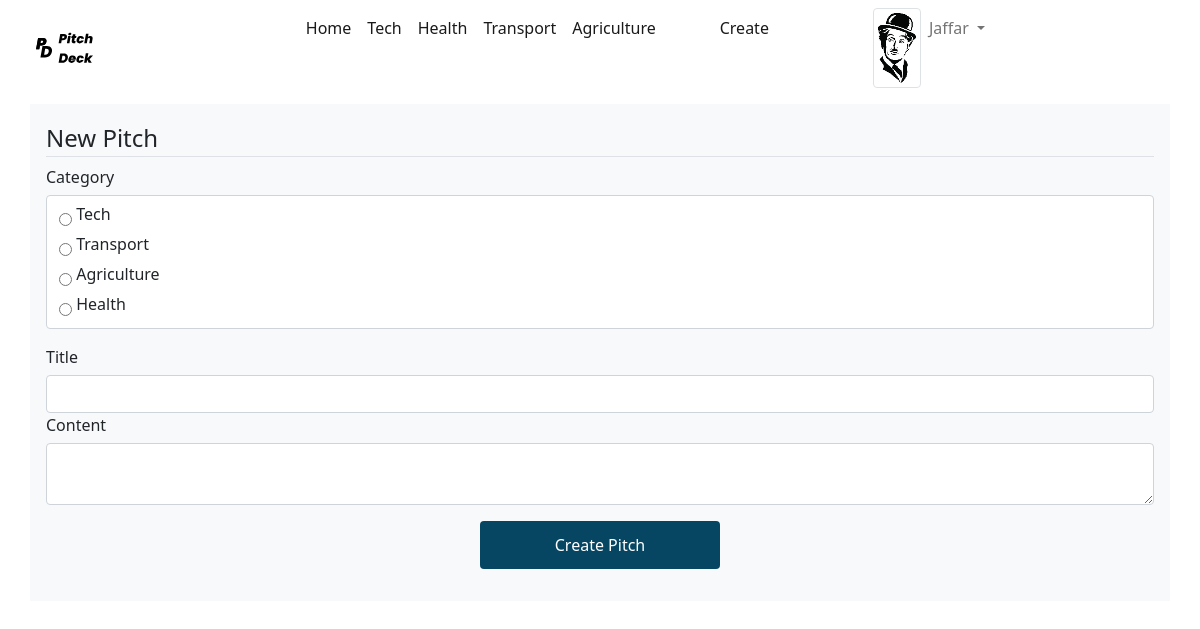
Screenshot of /create (signed in) with the database file from the repository.
### app/models.py (models this page shows, shortened)
class User(db.Model, UserMixin):
    id = db.Column(db.Integer, primary_key=True)
    username = db.Column(db.String, nullable=False, unique=True)
    email = db.Column(db.String, nullable=False, unique=True)
    password = db.Column(db.String, nullable=False)
    profile = db.Column(db.String, nullable=False, default='anon.png')
    pitches = db.relationship('Pitch', backref='author', lazy=True)
    otp = db.relationship('Otp', backref='user', lazy=True)

### app/routes.py (the view, shortened to what this page needs)
@app.route('/create', methods=['POST', 'GET'])
@login_required
def create():
    form = PitchForm()
    return render_template('create.html', form=form, title='New Pitch')

### app/forms.py
class PitchForm(FlaskForm):
    title=StringField('Title', validators=[DataRequired()])
    content=TextAreaField('Content', validators=[DataRequired(),Length(min=2, max=300)])
    submit = SubmitField('Create Pitch')
    category=RadioField('Category', choices = [('Tech','Tech'),('Transport','Transport'),('Agriculture','Agriculture'),('Health','Health')])

### app/models.py (called while the page is built)
@login_manager.user_loader
def login_manager(user_id):
    return User.query.get(int(user_id))

### app/templates/create.html (shortened to what this page needs)
{% extends 'layout.html' %}
{% block body %}
<div class="container-fluid nav-page">
    <div class="container  bg-light mt-2 p-3">
        <form action="" method="post">
            <legend class="border-bottom">New Pitch</legend>
            <div class="form-group">
                {{form.category.label(class='form-control-label')}}
                    {% if form.category.errors %}
                        {{form.category(class='form-control is-invalid')}}
                            {% for error in form.category.errors %}
                                <div class="invalid-feedback">
                                    {{error}}
                                </div>
                            {% endfor %}
                    {% else %}
                        {{form.category(class='form-control')}}
                    {% endif %}
            </div>
            <div class="form-group">
                {{form.title.label(class='form-control-label')}}
                    {% if form.title.errors %}
                        {{form.title(class='form-control is-invalid')}}
                            {% for error in form.title.errors %}
                                <div class="invalid-feedback">
                                    {{error}}
                                </div>
                            {% endfor %}
                    {% else %}
                        {{form.title(class='form-control')}}
                    {% endif %}
            </div>
            <div class="form-group">
                {{form.content.label(class='form-control-label')}}
                    {% if form.content.errors %}
                    {{form.content(class='form-control is-invalid')}}
                        {% for error in form.content.errors %}
                            <div class="invalid-feedback">
                                {{error}}
                            </div>
                        {% endfor %}
                {% else %}
                    {{form.content(class='form-control')}}
                {% endif %}
            </div>
            <div class="text-center my-3">
                {{form.submit(class='btn btn-outline')}}
            </div>
        </form>
    </div>
</div>
{% endblock %}

### app/templates/layout.html (shortened to what this page needs)
<!DOCTYPE html>
<html lang="en">
<head>
    <link rel="stylesheet" href="https://cdn.jsdelivr.net/npm/bootstrap-icons@1.3.0/font/bootstrap-icons.css">
    <link rel="stylesheet" href='{{url_for('static',filename='main.css')}}'>
    <link href="https://cdn.jsdelivr.net/npm/bootstrap@5.1.3/dist/css/bootstrap.min.css"
    rel="stylesheet"
>
</head>
<body>
    <div class="container-fluid">
        <div class="container-fluid">
            <nav class="navbar navbar-expand-lg navbar-light bg-transparent">
              <div class="container-fluid">
                <a class="navbar-brand"  href="{{url_for('home')}}">
                  <img src= "{{url_for('static',filename='/assets/logo.svg')}}" alt="logo" width="75" height="45" >
                </a>
                <div class="collapse navbar-collapse justify-content-evenly " id="navbarNav">
                  <ul class="navbar-nav">
                    <li class="nav-item">
                      <a class="nav-link active" aria-current="page" href="{{url_for('home')}}">Home</a>
                    </li>
                    <li class="nav-item">
                      <a class="nav-link active" href="{{url_for('categories',category='Tech')}}">Tech</a>
                    </li>
                    <li class="nav-item">
                      <a class="nav-link active" href="{{url_for('categories',category='Health')}}">Health</a>
                    </li>
                    <li class="nav-item">
                      <a class="nav-link active" href="{{url_for('categories',category='Transport')}}">Transport</a>
                    </li>
                    <li class="nav-item me-5">
                      <a class="nav-link active" href="{{url_for('categories',category='Agriculture')}}">Agriculture</a>
                      {% if current_user.is_authenticated %}
                      <li class="nav-item">
                        <a class="nav-link active me-5" href="{{url_for('create')}}">Create</a>
                        </li>
                    <li>
                      <img src="{{url_for('static', filename='/profiles/'+current_user.profile)}}" class="img-fluid img-thumbnail ms-5 rounded round" alt="UserImage">
                    </li>
                    <li>
                    <div class="collapse navbar-collapse" id="navbarNavDarkDropdown">
                      <ul class="navbar-nav">
                        <li class="nav-item dropdown">
                          <a class="nav-link dropdown-toggle" href="#" id="navbarDarkDropdownMenuLink" role="button" data-bs-toggle="dropdown" aria-expanded="false">
                            {{current_user.username.title()}}
                          </a>
                        </li>
                      </ul>
                    </div>
                  </li>
                      {% endif %}
                </div>
              </div>
            </nav>
        </div>
        {% block body %}
        {% endblock %}
    </div>
</body>
</html>

### app/static/main.css (style rules this page uses)
.nav-page { width: 100vw; height: 100vh; position: relative; }
* { overflow-x: hidden; }
.btn { background-color: #064663 !important; box-shadow: none; background-color: transparent; height: 3rem; width: 15rem; box-shadow: none; outline: none; color: #fff!important; }
.round { height:10vh !important; }

### rows the page displays
User: profile (picture), username "Jaffar"
